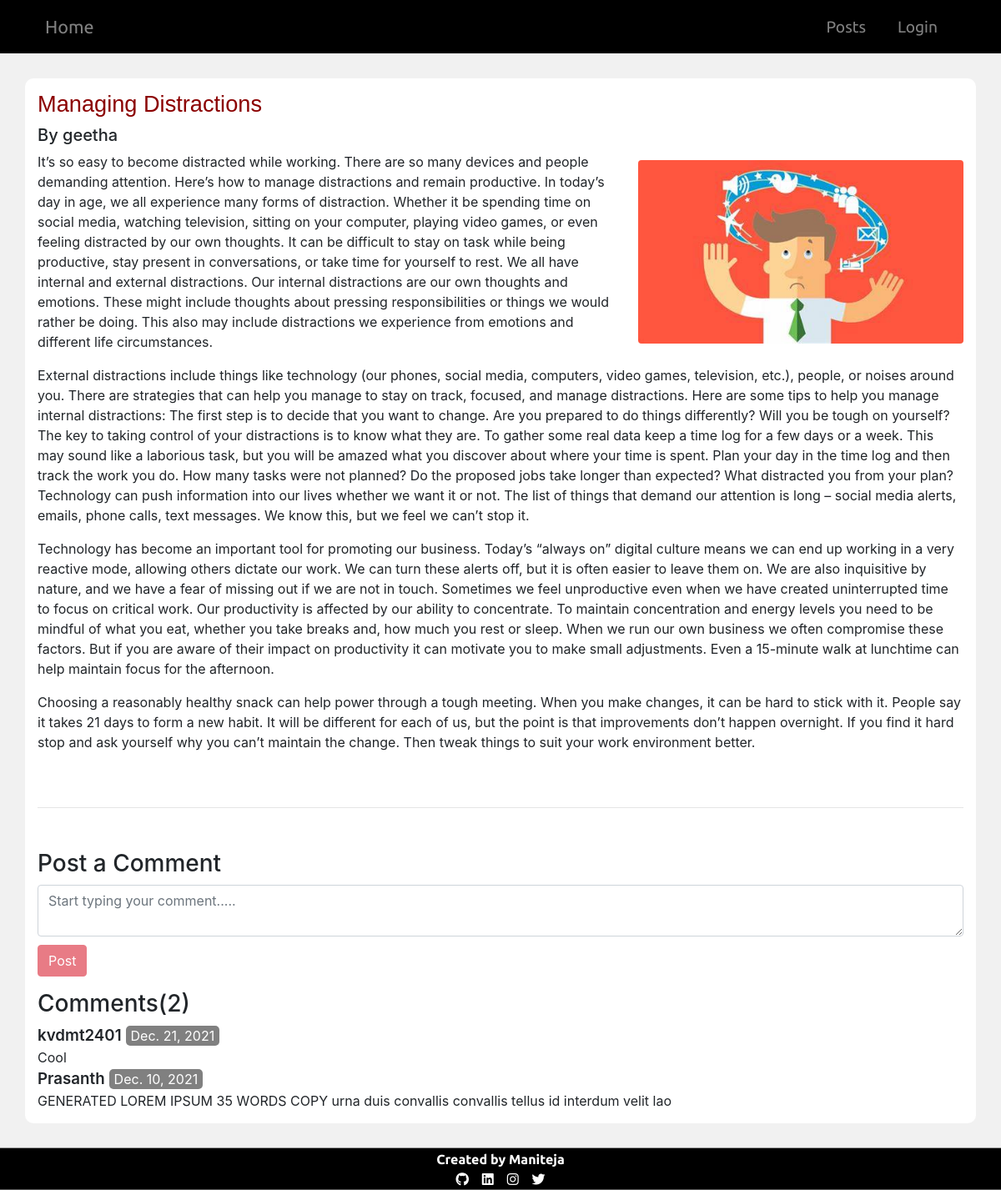
/blog/blog-details/Managing-Distractions-c6144237-2f18-4741-a55a-018b29996a0d, run on the app's committed database.
### blog_app/models.py (models this page shows, shortened)
class Blog(models.Model):
    author=models.ForeignKey(User,on_delete=models.CASCADE,related_name='post_author')
    blog_title=models.CharField(max_length=100,verbose_name='Title')
    slug=models.SlugField(max_length=250,unique=True)
    blog_content=HTMLField(verbose_name='Description')
    blog_image=models.ImageField(upload_to='blog_images',verbose_name='Image')
    publish_date=models.DateField(auto_now_add=True)
    update_date=models.DateField(auto_now=True)
    class Meta:
        ordering=['-publish_date']

class Comment(models.Model):
    blog=models.ForeignKey(Blog,on_delete=models.CASCADE,related_name='blog_comment')
    user=models.ForeignKey(User,on_delete=models.CASCADE,related_name='user_comment')
    comment=models.CharField(max_length=100,verbose_name='')
    comment_date=models.DateField(auto_now_add=True)
    class Meta:
        ordering=['-comment_date']

### blog_app/views.py (the view)
# urls.py: path('blog-details/<slug:slug>',views.blog_details,name='blog_details'),
def blog_details(request,slug):
    blog=Blog.objects.get(slug=slug)
    if request.method=='POST':
        if not blog.author==request.user:
            comment=request.POST.get('comment')
            new_comment=Comment.objects.create(comment=comment,blog=blog,user=request.user)
            new_comment.save()
            return HttpResponseRedirect(reverse('blog_app:blog_details',kwargs={'slug':slug}))
    return render(request,'blog_details.html',context={'blog':blog})

### blog_app/templates/blog_details.html (shortened to what this page needs)
{% extends 'base.html' %}
{% load crispy_forms_tags %}
{% block body %}
{% load static %}
<link rel="stylesheet" href="{% static 'css/blog_details.css' %}">
<div class="row">
    <div class="col col-12">
        <h3 class="title">{{blog.blog_title}}</h3>
        <h5>By {{blog.author}}</h5>
    </div>
    <div class="col col-12">
        <div class="image">
            <img src="/media/{{blog.blog_image}}" alt="" title="{{blog.blog_title}}" class="rounded" width="100%">
        </div>
        {% autoescape off %}
        {{blog.blog_content}}
        {% endautoescape %}
    </div>
    <div class="col-12">
        <hr>
    </div>
    <div class="col-12">
        {% if user.is_authenticated %}
        <form method="post" id="cmtForm">
            <div class="form-group">
                <h3>Post a Comment</h3>
                <textarea type="text" name="comment" required placeholder="Start typing your comment....."
                    class="form-control" id=""></textarea>
                {% csrf_token %}
                <div>
                    <button type="submit" class="btn btn-danger cmt_submit">Post</button>
                </div>
            </div>
        </form>
        {% else %}
        <form method="post" id="cmtForm">
            <div class="form-group">
                <h3>Post a Comment</h3>
                <textarea type="text" name="comment" required placeholder="Start typing your comment....."
                    class="form-control" id="cmtPOP"></textarea>
                <div>
                    <button type="submit" class="btn btn-danger cmt_submit" disabled>Post</button>
                </div>
            </div>
        </form>
        {% endif %}
    </div>
    <div class="col-12">
        <h3>Comments({{ blog.blog_comment.count }})</h3>
        {% if blog.blog_comment.all %}
        {% for comment in blog.blog_comment.all %}
        <div>
            <span class="cmt_user">{{comment.user}}</span><span class="cmt_date">{{comment.comment_date}}</span>
            <br>
            {{comment.comment}}
        </div>
        {% endfor %}
        {% else %}
        <strong>Be the first person to comment on this post:)</strong>
        {% endif %}
    </div>
</div>
{% endblock %}

### static/css/style.css (style rules this page uses)
html { scroll-behavior: smooth; }
body { background-color: #f1f1f1f1; }

### static/css/blog_details.css (style rules this page uses)
.title { font-size: 1.7rem; color: darkred; font-family: 'Varela Round',sans-serif; }
.row { padding-top: 15px; padding-bottom: 15px; background-color: #FFFFFF; border-radius: 10px; }
hr { margin: 50px 0; }
.cmt_submit { margin-top: 10px; }
.cmt_user { font-weight: 600; font-size: 1.17rem; }
.cmt_date { background-color: gray; color: white; padding: 2px 6px; border-radius: 5px; margin-left: 5px; }
@media screen and (min-width:992px) { img { width: 390px; height: 220px; } }
@media screen and (min-width:992px) { .image { padding-left: 20px; float: right; margin-top: 10px; } }

### data on the page
Blog: blog_title "Managing Distractions", author "geetha", blog_image (picture), blog_content "It’s so easy to become distracted while working. There are so many devices and people demanding attention. Here’s how to manage distractions and remain productive. In today’s day in age, we all experience many forms of distraction. Whether it be spending time on social media, watching television, sitting on your computer, playing video games, or even feeling distracted by our own thoughts. It can be difficult to stay on task while being productive, stay present in conversations, or take time for yourself to rest. We all have internal and external distractions. Our internal distractions are our own thoughts and emotions. These might include thoughts about pressing responsibilities or things…", blog_comment.count "2"
Comment: user "kvdmt2401", comment_date "Dec. 21, 2021", comment "Cool"
Comment: user "Prasanth", comment_date "Dec. 10, 2021", comment "GENERATED LOREM IPSUM 35 WORDS COPY urna duis convallis convallis tellus id interdum velit lao"
